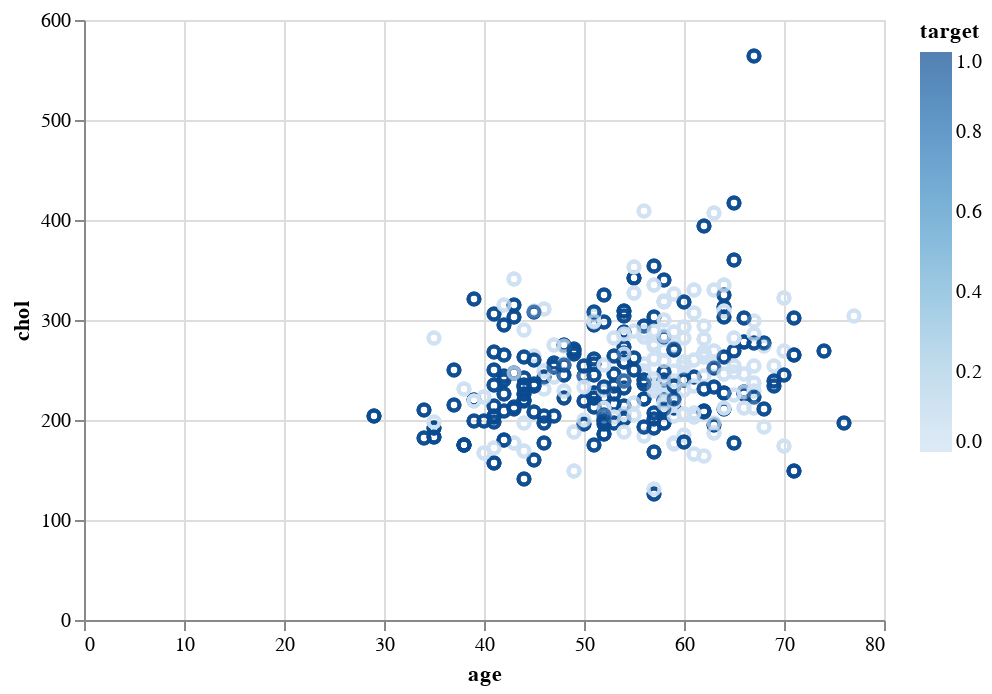

Notebook code for this chart:
### Code cell
import altair as alt
chart = alt.Chart(df).mark_point().encode(
    x='age',
    y='chol',
    color='target'
).interactive()
chart

### Figure 1 — Vega-Lite specification as saved in the notebook (floating-point values rounded to 4 significant figures; data arrays with more than 128 entries replaced by an {"elided": "..."} marker saying what was removed)
{"config": {"view": {"continuousWidth": 400, "continuousHeight": 300}}, "data": {"name": "data-d8aadbb28be07703705acc45646dead6"}, "mark": "point", "encoding": {"color": {"field": "target", "type": "quantitative"}, "x": {"field": "age", "type": "quantitative"}, "y": {"field": "chol", "type": "quantitative"}}, "selection": {"selector003": {"type": "interval", "bind": "scales", "encodings": ["x", "y"]}}, "$schema": "https://vega.github.io/schema/vega-lite/v4.17.0.json", "datasets": {"data-d8aadbb28be07703705acc45646dead6": {"elided": "1025 records"}}}
